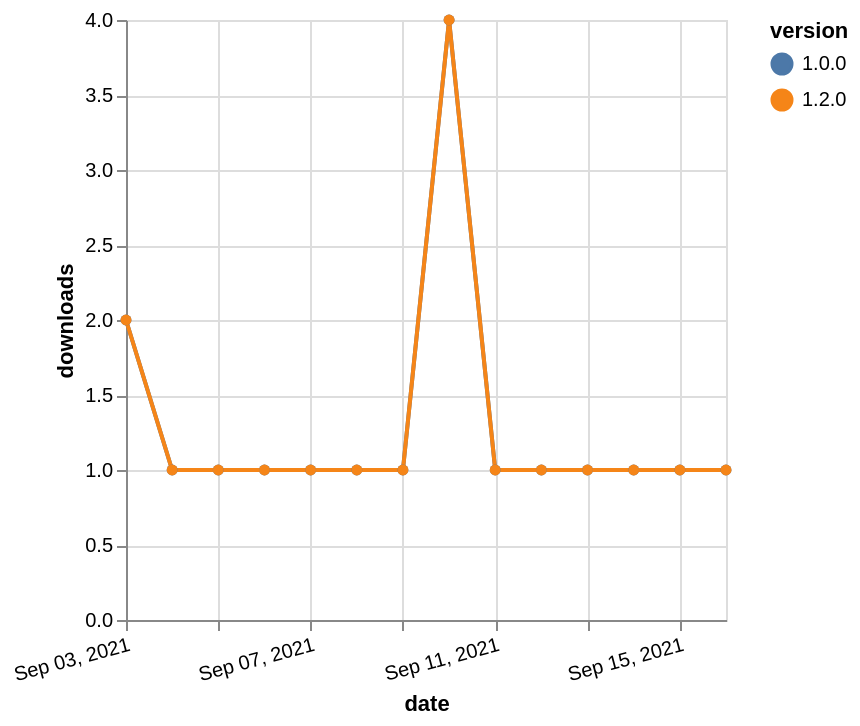

Express this chart as Vega-Lite.
### Vega-Lite specification from a JSON file in a GitHub repository (floating-point values rounded to 4 significant figures)
{"$schema": "https://vega.github.io/schema/vega-lite/v5.json", "description": "A simple bar chart with embedded data.", "data": {"values": [{"date": "2021-09-03", "total": 264, "delta": 2, "version": "1.0.0"}, {"date": "2021-09-04", "total": 265, "delta": 1, "version": "1.0.0"}, {"date": "2021-09-05", "total": 266, "delta": 1, "version": "1.0.0"}, {"date": "2021-09-06", "total": 267, "delta": 1, "version": "1.0.0"}, {"date": "2021-09-07", "total": 268, "delta": 1, "version": "1.0.0"}, {"date": "2021-09-08", "total": 269, "delta": 1, "version": "1.0.0"}, {"date": "2021-09-09", "total": 270, "delta": 1, "version": "1.0.0"}, {"date": "2021-09-10", "total": 274, "delta": 4, "version": "1.0.0"}, {"date": "2021-09-11", "total": 275, "delta": 1, "version": "1.0.0"}, {"date": "2021-09-12", "total": 276, "delta": 1, "version": "1.0.0"}, {"date": "2021-09-13", "total": 277, "delta": 1, "version": "1.0.0"}, {"date": "2021-09-14", "total": 278, "delta": 1, "version": "1.0.0"}, {"date": "2021-09-15", "total": 279, "delta": 1, "version": "1.0.0"}, {"date": "2021-09-16", "total": 280, "delta": 1, "version": "1.0.0"}, {"date": "2021-09-03", "total": 126, "delta": 2, "version": "1.2.0"}, {"date": "2021-09-04", "total": 127, "delta": 1, "version": "1.2.0"}, {"date": "2021-09-05", "total": 128, "delta": 1, "version": "1.2.0"}, {"date": "2021-09-06", "total": 129, "delta": 1, "version": "1.2.0"}, {"date": "2021-09-07", "total": 130, "delta": 1, "version": "1.2.0"}, {"date": "2021-09-08", "total": 131, "delta": 1, "version": "1.2.0"}, {"date": "2021-09-09", "total": 132, "delta": 1, "version": "1.2.0"}, {"date": "2021-09-10", "total": 136, "delta": 4, "version": "1.2.0"}, {"date": "2021-09-11", "total": 137, "delta": 1, "version": "1.2.0"}, {"date": "2021-09-12", "total": 138, "delta": 1, "version": "1.2.0"}, {"date": "2021-09-13", "total": 139, "delta": 1, "version": "1.2.0"}, {"date": "2021-09-14", "total": 140, "delta": 1, "version": "1.2.0"}, {"date": "2021-09-15", "total": 141, "delta": 1, "version": "1.2.0"}, {"date": "2021-09-16", "total": 142, "delta": 1, "version": "1.2.0"}]}, "width": "container", "mark": {"type": "line", "point": {"filled": true}}, "encoding": {"x": {"field": "date", "type": "temporal", "timeUnit": "yearmonthdate", "title": "date", "axis": {"labelAngle": -15}}, "y": {"field": "delta", "type": "quantitative", "title": "downloads"}, "color": {"field": "version", "type": "nominal"}, "tooltip": {"field": "delta"}}}
